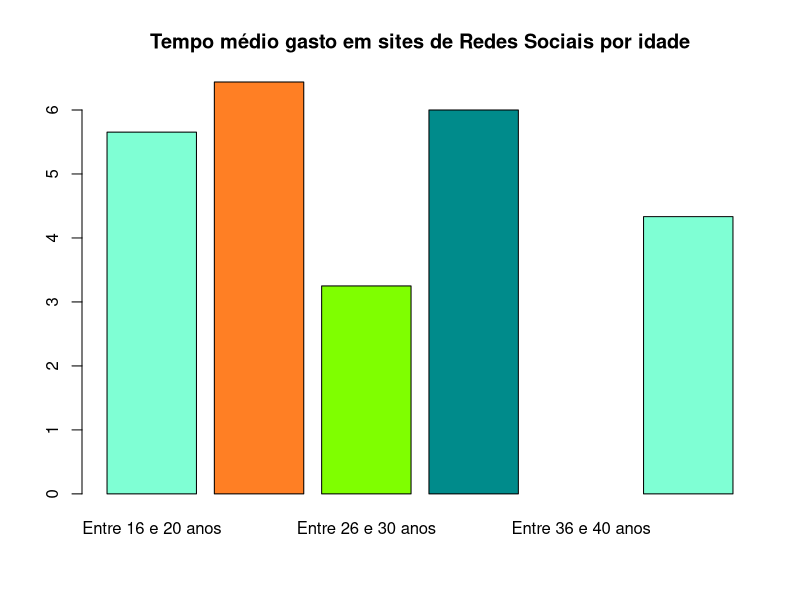
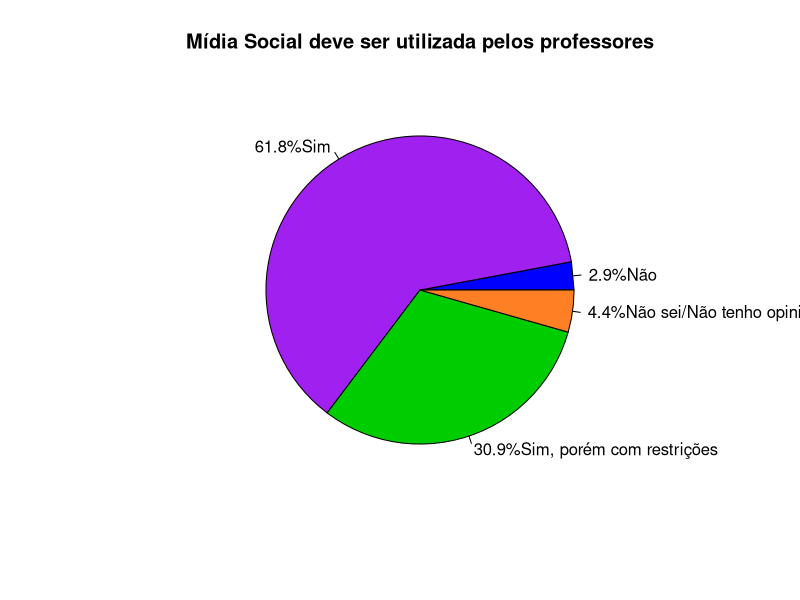
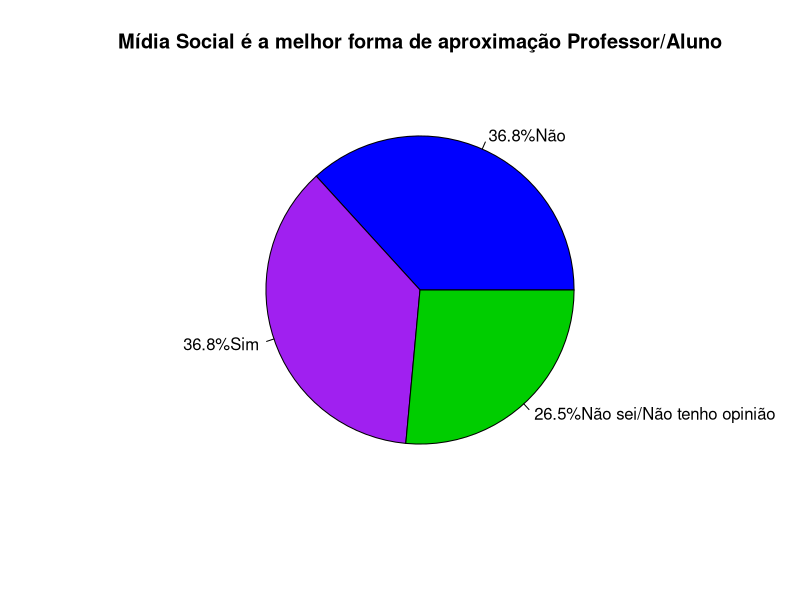
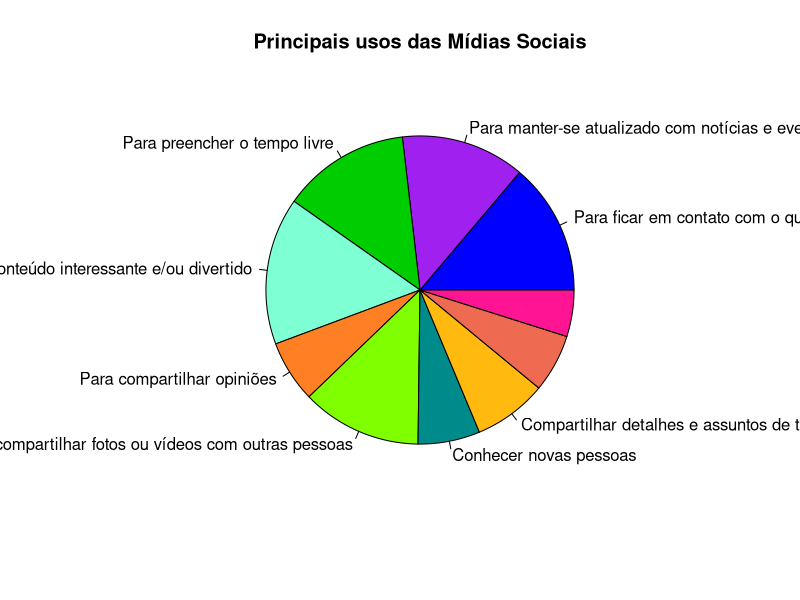

Write R code to recreate these figures, in order.
## ---- chunk 1
if (!require(readxl)) install.packages('readxl')
library(readxl)

df <- read_excel("../dados/umses_alunos_2018.xlsx")
## ---- chunk 2
idade1 <- subset(df, idade == 1)
idade2 <- subset(df, idade == 2)
idade3 <- subset(df, idade == 3)
idade4 <- subset(df, idade == 4)
idade5 <- subset(df, idade == 5)
idade6 <- subset(df, idade == 6)

md1 <- mean(idade1$tempogasto)
md2 <- mean(idade2$tempogasto)
md3 <- mean(idade3$tempogasto)
md4 <- mean(idade4$tempogasto)
md5 <- mean(idade5$tempogasto)
md6 <- mean(idade6$tempogasto)

barplot(c(md1, md2, md3, md4, md5, md6),
        names.arg = c("Entre 16 e 20 anos" , "Entre 21 e 25 anos", "Entre 26 e 30 anos", "Entre 30 e 35 anos", "Entre 36 e 40 anos", "Acima de 40 anos"),
        main = "Tempo médio gasto em sites de Redes Sociais por idade",
        col=c("aquamarine", "chocolate1", "chartreuse1", "cyan4", "darkgoldenrod1"))
## ---- chunk 3
uacad=table(df$usoacademico)
lblua <- c("Não", "Sim", "Sim, porém com restrições", "Não sei/Não tenho opinião")
pctua <- round(uacad/sum(uacad)*100, digits=1)
lblua <- paste0(pctua, "%", lblua)
pie(uacad, labels = lblua, edges = 100, angle = 45, col = c("blue","purple", "green3", "chocolate1"), border = NULL,
    lty = NULL, main = "Mídia Social deve ser utilizada pelos professores")
## ---- chunk 4
aprox=table(df$profchegaal)
lblap <- c("Não", "Sim", "Não sei/Não tenho opinião")
pctap <- round(aprox/sum(aprox)*100, digits=1)
lblap <- paste0(pctap, "%", lblap)
pie(aprox, labels = lblap, edges = 100, angle = 45, col = c("blue","purple", "green3"), border = NULL,
    lty = NULL, main = "Mídia Social é a melhor forma de aproximação Professor/Aluno")
## ---- chunk 5
contato <- df[df$contato == 1,]
atualizado <- df[df$atualizado == 1,]
preencher <- df[df$preencher == 1,]
encontrar <- df[df$encontrar == 1,]
compopiniao <- df[df$compopiniao == 1,]
compfoto <- df[df$compfoto == 1,]
amigosja <- df[df$amigosja == 1,]
profnetwork <- df[df$profnetwork == 1,]
novaamizade <- df[df$novaamizade == 1,]
compdetalhe <- df[df$compdetalhe == 1,]
x<-c(table(contato$melhoraresul)[2], table(atualizado$melhoraresul)[2],
     table(preencher$melhoraresul)[2], table(encontrar$melhoraresul)[2],
     table(compopiniao$melhoraresul)[2], table(compfoto$melhoraresul)[2],
     table(amigosja$melhoraresul)[2], table(profnetwork$melhoraresul)[2],
     table(novaamizade$melhoraresul)[2], table(compdetalhe$melhoraresul)[2])
n<-c("Para ficar em contato com o que os amigos estão fazendo",
     "Para manter-se atualizado com notícias e eventos atuais",
     "Para preencher o tempo livre",
     "Para encontrar conteúdo interessante e/ou divertido",
     "Para compartilhar opiniões",
     "Para compartilhar fotos ou vídeos com outras pessoas",
     "Conhecer novas pessoas",
     "Compartilhar detalhes e assuntos de trabalho")
pie(x, labels = n, col=c("blue","purple", "green3", "aquamarine", "chocolate1", "chartreuse1", "cyan4", "darkgoldenrod1", "coral2", "deeppink1"), main = "Principais usos das Mídias Sociais")
## ---- chunk 6
# ToDo: gráfico lucas
